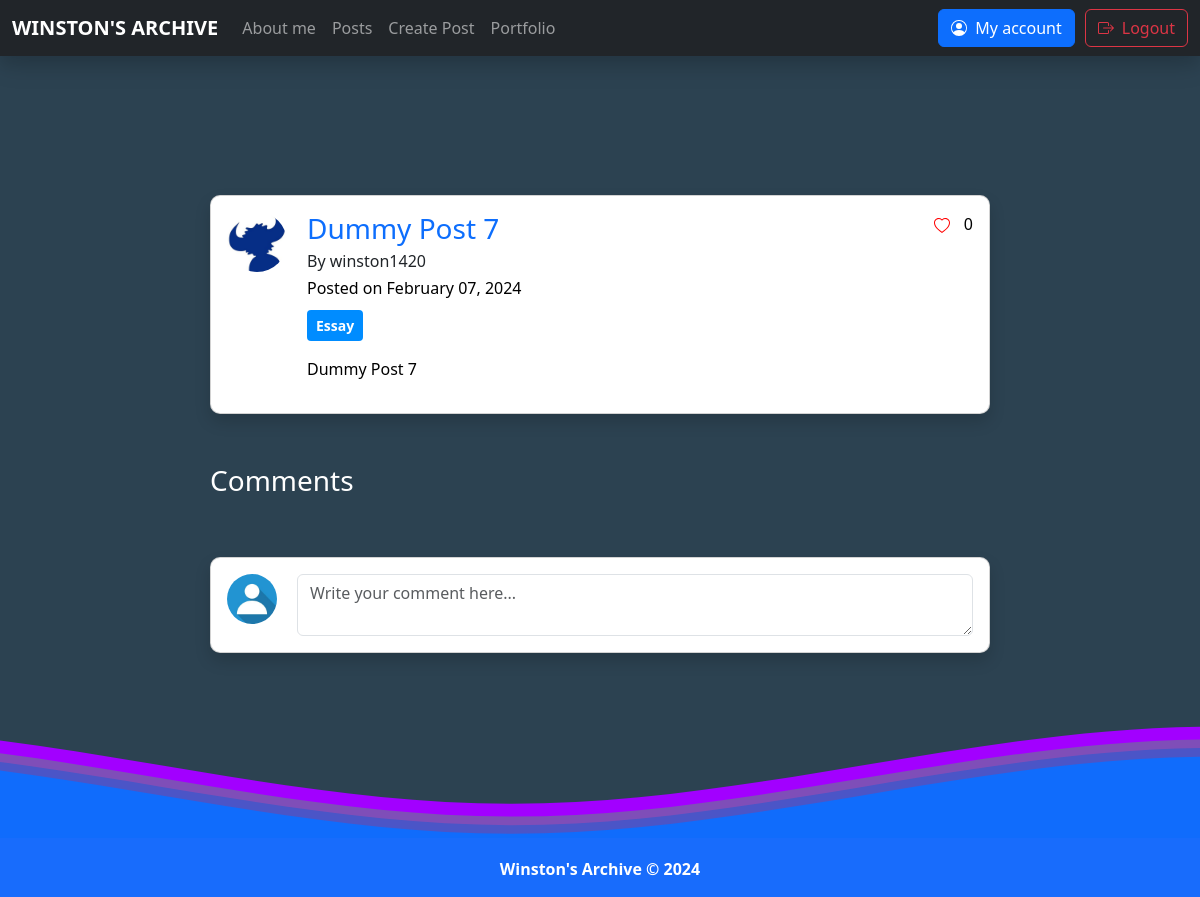
The page /blog/post/detail/7/ (signed in) on the database its author committed.
### blog/models.py (models this page shows, shortened)
class Post(models.Model):
    title  = models.CharField(max_length=200)
    body = RichTextField(blank=True, null=True)
    date_posted = models.DateTimeField(default=timezone.now)
    author = models.ForeignKey(User, on_delete=models.CASCADE)
    tags = models.ManyToManyField(Tag, related_name='posts')
    likes = models.ManyToManyField(User, related_name='liked_posts')

class Tag(models.Model):
    name = models.CharField(max_length=200)

### users/models.py (models this page shows, shortened)
class Profile(models.Model):
    user = models.OneToOneField(User, on_delete=models.CASCADE)
    image = models.ImageField(default='default.jpg', upload_to='profile_pics')
    about = models.TextField(default='Hi! I am new to Winston\'s Archive.')

### blog/views.py (the view)
# urls.py: path("post/detail/<int:pk>/", PostDetail.as_view(), name="post-detail"),
class PostDetail(ListView):
    model = Comment
    template_name = "blog/post_detail.html"
    context_object_name = "comments"
    def get_queryset(self):
        return Comment.objects.filter(post=self.kwargs['pk']).order_by('-date_added')
    def get_context_data(self, **kwargs):
        context = super().get_context_data(**kwargs)
        context['post'] = Post.objects.get(pk=self.kwargs['pk'])
        context['tags'] = context['post'].tags.all()
        context['logged_user'] = self.request.user
        return context

### templates/blog/post_detail.html (shortened to what this page needs)
{% extends 'base.html' %}
{% block content %}
{% load static %}
    <link rel="stylesheet" href="{% static 'css/tags.css' %}">
    <link rel="stylesheet" href="{% static 'css/post-detail.css' %}">
    <div class="post-container" style="margin-top: 0px">
        <div class="card shadow post-card" style="border-radius: 10px;">
            <div class="card-body" style="display: flex; column-gap: 20px;">
                <div class="card-column" style="display: flex; align-items: baseline;">
                    <img class="rounded-circle article-img" src="{{ post.author.profile.image.url }}" style="width: 60px; height: 60px">
                </div>
                <div class="card-column" style="width: 90%">
                    <div class="header-of-card">
                        <a  href="{% url 'post-detail' pk=post.pk %}">
                            <h3 class="card-title mb-4" style="margin-bottom: 10px !important;">{{ post.title }}</h3>
                        </a>
                        <div class="util-container">
                            <a href="{% url 'post-like' pk=post.pk %}" class="text-decoration-none text-dark" style="margin-right: 10px;">
                            </a>
                            <span class="like-count">{{ post.likes.count }}</span>
                        </div>
                    </div>
                    <a href="{% url 'about-Winston' %}" class="text-decoration-none text-dark" style="margin-top: 10px">
                        <h6 class="card-subtitle mb-2" style="margin-bottom: 5px !important;">By {{ post.author.username }}</h6>
                    </a>
                    <p style="margin-bottom: 10px;">Posted on {{ post.date_posted|date:"F d, Y" }}</p>
                    <div class="tags-container">
                        {% for tag in post.tags.all %}
                            <button class="btn btn-sm btn-tag-{{ tag.name|lower }}"><strong>{{ tag.name }}</strong></button>
                        {% endfor %}
                    </div>
                    <div class="post-content">
                        <p>{{ post.body|safe }}</p>
                    </div>
                </div>
            </div>
        </div>
        <h3 class="card-title mb-4" style="margin-bottom: 10px !important; margin-top: 20px;">Comments</h3>
        <div class="card shadow post-card" style="border-radius: 10px; margin-top: 20px;">
            <div class="card-body" style="display: flex; column-gap: 20px;">
                <div class="card-column">
                    <img src="{{ logged_user.profile.image.url }}" alt="Profile picture" style="width: 50px; height: 50px; border-radius: 50%;">
                </div>
                <div class="card-column comment-column" id="comment-form" data-post-id="{{ post.id }}" data-url="{% url 'post-comment' %}">
                    <textarea class="form-control" id="comment-txt-box" placeholder="Write your comment here..." style="margin-top: 0px;"></textarea>
                </div>
            </div>
        </div>
    </div>
{% endblock %}

### static/css/styles.css (style rules this page uses)
body { background-color: #2C4251; color: #ffffff; }
.card { color: black }
a { text-decoration: none; }
.card-body { width: 100%; transition: width 0.5; }
.header-of-card { display: flex; flex-direction: row; flex-wrap: nowrap; align-content: center; justify-content: space-between; align-items: flex-start; }
.post-container { width: 100%; max-width: 65%; display: flex; flex-direction: column; row-gap: 30px; word-break: break-word; }
.post-card { transition: transform 0.5s ease; }
.comment-column { width: 100%; }

### static/css/tags.css (style rules this page uses)
.btn-tag-essay { background-color: #008cff; color: #ffffff; }

### rows shown on the page
Post: author.profile.image (picture), title "Dummy Post 7", likes.count "0", author.username "winston1420", date_posted "February 07, 2024", body "Dummy Post 7"
Tag: name "Essay"
